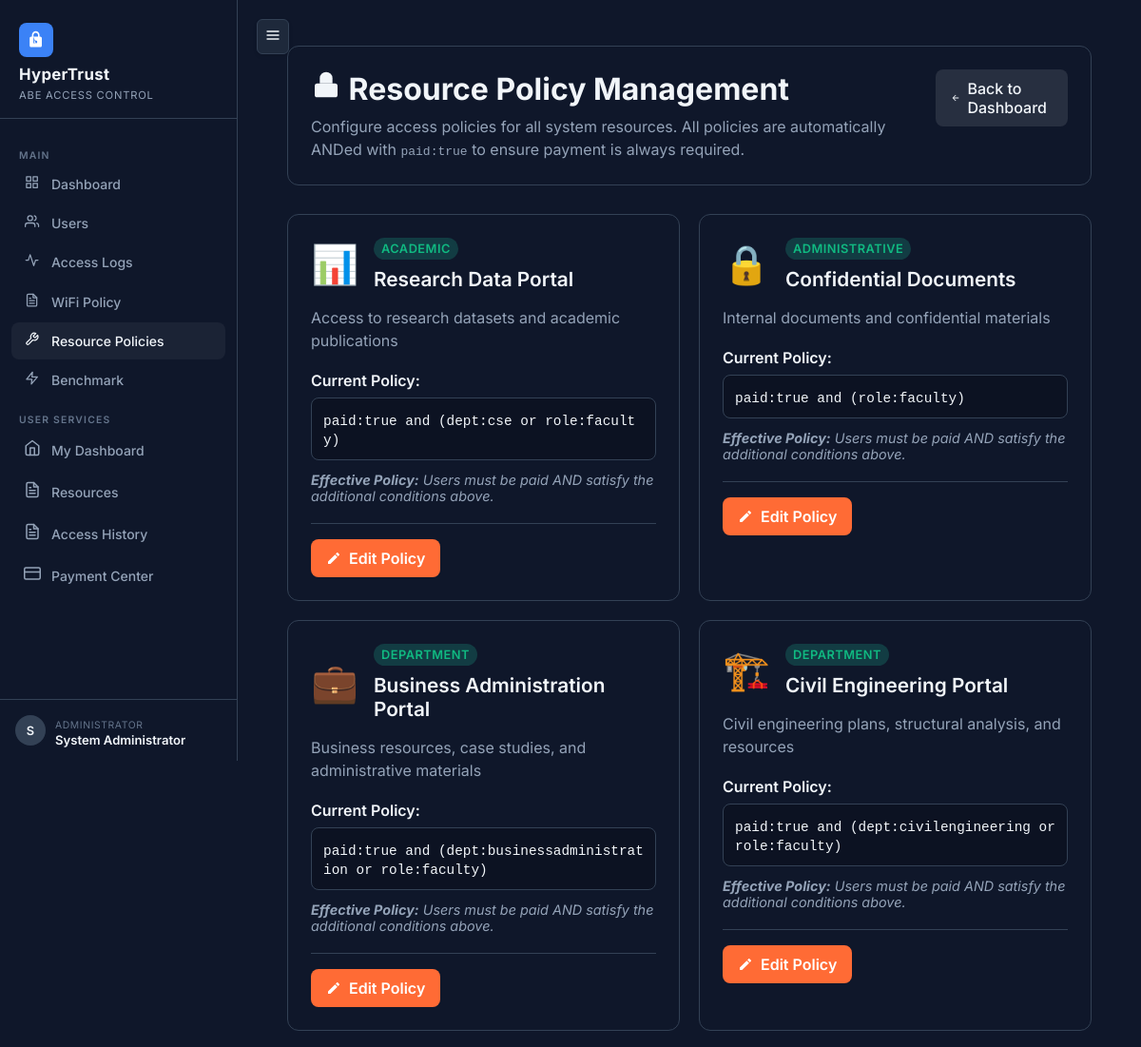
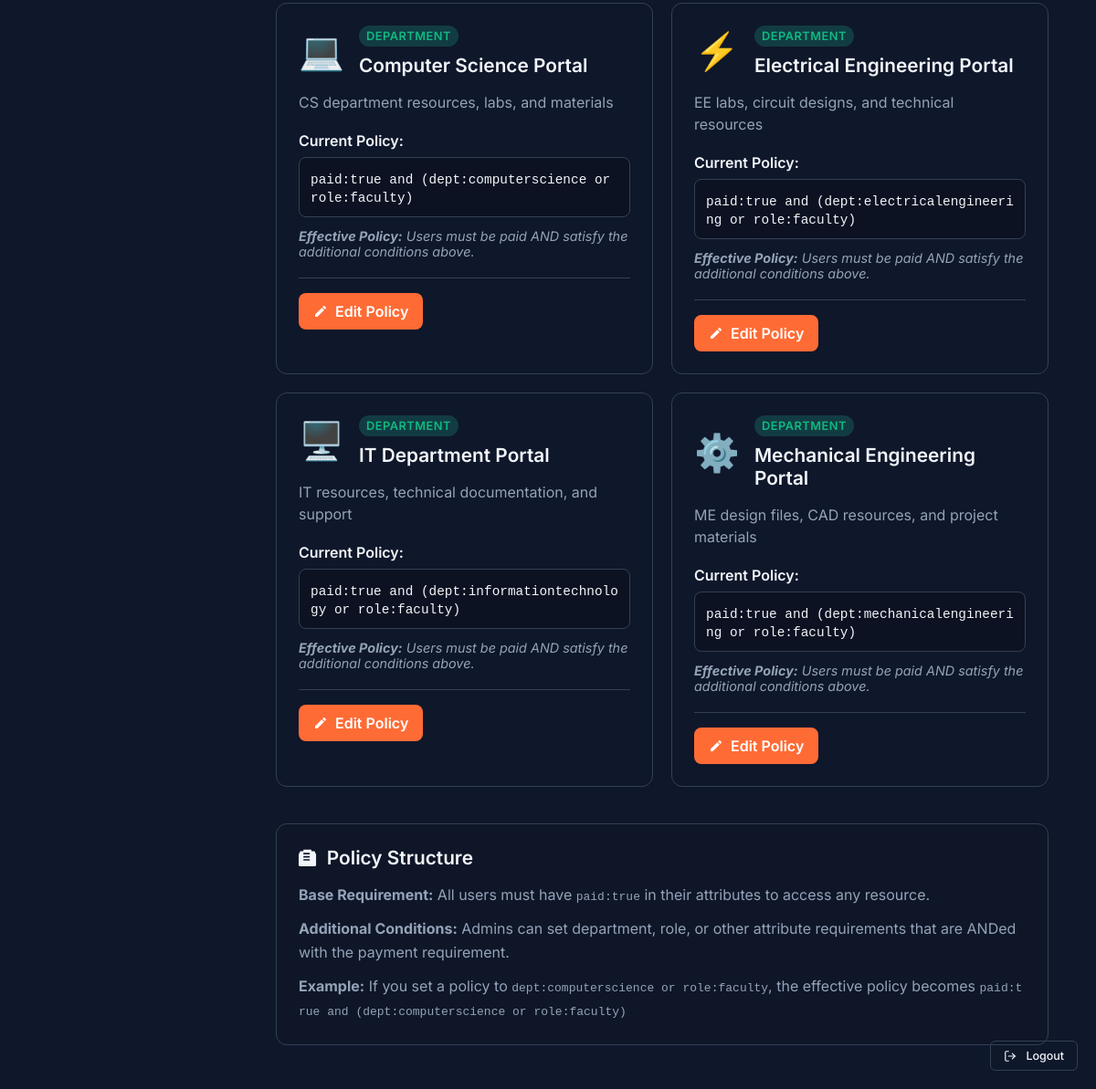
The app's page /admin/resource-policies (signed in) with its own data (2 pictures, top to bottom).
### tables this page shows
CREATE TABLE resource_policies (
    id           INTEGER PRIMARY KEY AUTOINCREMENT,
    resource_id  TEXT    NOT NULL UNIQUE,  -- e.g., 'research_data', 'computer_science'
    name         TEXT    NOT NULL,         -- Display name
    description  TEXT    NOT NULL,
    category     TEXT    NOT NULL DEFAULT 'General',
    icon         TEXT    NOT NULL DEFAULT 'ðŸ“„',
    policy       TEXT    NOT NULL,         -- ABE policy string (will be ANDed with paid:true)
    is_active    INTEGER NOT NULL DEFAULT 1,
    created_at   DATETIME DEFAULT CURRENT_TIMESTAMP,
    updated_at   DATETIME DEFAULT CURRENT_TIMESTAMP
);

### routes/admin.py (the view)
@admin_bp.route("/resource-policies")
@admin_required
def resource_policies():
    db = get_db()
    policies = get_all_resource_policies(db)
    return render_template("admin/resource_policies.html", policies=policies)

### db.py (called while the page is built)
def get_db():
    if "db" not in g:
        g.db = sqlite3.connect(
            current_app.config["DB_PATH"],
            detect_types=sqlite3.PARSE_DECLTYPES
        )
        g.db.row_factory = sqlite3.Row
        g.db.execute("PRAGMA foreign_keys = ON")
    return g.db

def get_all_resource_policies(db):
    return db.execute(
        "SELECT * FROM resource_policies WHERE is_active = 1 ORDER BY category, name"
    ).fetchall()

### routes/admin.py (called while the page is built)
def admin_required(f):
    @wraps(f)
    def decorated(*args, **kwargs):
        if "user_id" not in session:
            flash("Session expired or invalid. Please log in again.", "warning")
            return redirect(url_for("auth.login"))
        if not session.get("is_admin"):
            return render_template("errors/403.html"), 403
        return f(*args, **kwargs)
    return decorated

### templates/admin/resource_policies.html (shortened to what this page needs)
{% extends "base.html" %}
{% block content %}
<div class="admin-container">
    <div class="admin-header">
        <div class="header-content">
            <h1><svg viewBox="0 0 24 24" width="1em" height="1em" fill="currentColor">
                    <rect x="3" y="11" width="18" height="11" rx="2" ry="2"></rect>
                    <circle cx="12" cy="16" r="1"></circle>
                    <path d="M7 11V7a5 5 0 0 1 10 0v4"></path>
                </svg> Resource Policy Management</h1>
            <p>Configure access policies for all system resources. All policies are automatically ANDed with <code>paid:true</code> to ensure payment is always required.</p>
        </div>
        <div class="header-actions">
            <a href="{{ url_for('admin.dashboard') }}" class="btn-secondary">
                <svg viewBox="0 0 24 24" width="1em" height="1em" fill="currentColor">
                    <path d="M20 11H7.83l5.59-5.59L12 4l-8 8 8 8 1.41-1.41L7.83 13H20v-2z"/>
                </svg>
                Back to Dashboard
            </a>
        </div>
    </div>
    <div class="policy-grid">
        {% for policy in policies %}
        <div class="policy-card">
            <div class="policy-header">
                <div class="policy-icon">{{ policy.icon }}</div>
                <div class="policy-meta">
                    <span class="policy-category">{{ policy.category }}</span>
                    <h3>{{ policy.name }}</h3>
                </div>
            </div>
            <div class="policy-description">
                <p>{{ policy.description }}</p>
            </div>
            <div class="policy-content">
                <div class="policy-label">Current Policy:</div>
                <div class="policy-display">
                    <code>paid:true and ({{ policy.policy }})</code>
                </div>
                <div class="policy-explanation">
                    <strong>Effective Policy:</strong> Users must be paid AND satisfy the additional conditions above.
                </div>
            </div>
            <div class="policy-actions">
                <a href="{{ url_for('admin.edit_resource_policy', resource_id=policy.resource_id) }}" class="btn-edit">
                    <svg viewBox="0 0 24 24" width="1em" height="1em" fill="currentColor">
                        <path d="M3 17.25V21h3.75L17.81 9.94l-3.75-3.75L3 17.25zM20.71 7.04c.39-.39.39-1.02 0-1.41l-2.34-2.34c-.39-.39-1.02-.39-1.41 0l-1.83 1.83 3.75 3.75 1.83-1.83z"/>
                    </svg>
                    Edit Policy
                </a>
            </div>
        </div>
        {% endfor %}
    </div>
    <div class="policy-info">
        <h3><svg viewBox="0 0 24 24" width="1em" height="1em" fill="currentColor">
                <path d="M16 4h4l2 4v14l-2 2H2l-2-2V8l2-4h4V2h10v2zm-2 2H6v2h8V6zm0 4H6v2h8v-2zm0 4H6v2h8v-2z"/>
            </svg> Policy Structure</h3>
        <div class="info-content">
            <p><strong>Base Requirement:</strong> All users must have <code>paid:true</code> in their attributes to access any resource.</p>
            <p><strong>Additional Conditions:</strong> Admins can set department, role, or other attribute requirements that are ANDed with the payment requirement.</p>
            <p><strong>Example:</strong> If you set a policy to <code>dept:computerscience or role:faculty</code>, the effective policy becomes <code>paid:true and (dept:computerscience or role:faculty)</code></p>
        </div>
    </div>
</div>
{% endblock %}

### static/css/style.css (style rules this page uses)
:root { --bg-dark: #0f172a; --bg-card: #1e293b; --bg-sidebar: #0f172a; --border-glass: #334155; --accent-blue: #3b82f6; --accent-cyan: #06b6d4; --accent-purple: #8b5cf6; --accent-green: #10b981; --accent-red: #ef4444; --accent-amber: #f59e0b; --text-primary: #f1f5f9; --text-secondary: #94a3b8; --text-muted: #64748b; --glow-blue: 0 1px 2px 0 rgba(0, 0, 0, 0.05); --glow-green: 0 1px 2px 0 rgba(0, 0, 0, 0.05); --glow-red: 0 1px 2px 0 rgba(0, 0, 0, 0.05); --radius-card: 10px; --radius-btn: 6px; --sidebar-w: 250px; --transition: 0.2s ease; }
*, *::before, *::after { box-sizing: border-box; margin: 0; padding: 0; }
body { font-family: 'Inter', -apple-system, BlinkMacSystemFont, sans-serif; background-color: var(--bg-dark); color: var(--text-primary); min-height: 100vh; overflow-x: hidden; }

### templates/admin/resource_policies.html (style rules this page uses)
.admin-container { max-width: 1200px; margin: 0 auto; padding: 20px; box-sizing: border-box; }
.admin-header { display: flex; flex-direction: column; gap: 20px; margin-bottom: 30px; background: var(--bg-glass); border: 1px solid var(--border-glass); border-radius: 12px; padding: 24px; }
@media (min-width: 769px) { .admin-header { flex-direction: row; justify-content: space-between; align-items: flex-start; } }
.header-content h1 { margin: 0 0 8px 0; font-size: 2rem; font-weight: 700; color: var(--text-primary); }
.header-content p { margin: 0; color: var(--text-secondary); line-height: 1.5; }
.btn-secondary { display: inline-flex; align-items: center; gap: 8px; background: rgba(255,255,255,0.1); color: var(--text-primary); padding: 10px 16px; border-radius: 8px; text-decoration: none; font-weight: 500; transition: all 0.2s ease; align-self: flex-start; }
.policy-grid { display: grid; grid-template-columns: repeat(auto-fit, minmax(350px, 1fr)); gap: 20px; margin-bottom: 40px; }
.policy-card { background: var(--bg-glass); border: 1px solid var(--border-glass); border-radius: 12px; padding: 24px; transition: all 0.3s ease; }
.policy-header { display: flex; align-items: center; gap: 16px; margin-bottom: 16px; }
.policy-icon { font-size: 2.5rem; flex-shrink: 0; }
.policy-meta { flex: 1; min-width: 0; }
.policy-category { display: inline-block; background: rgba(34, 211, 165, 0.2); color: var(--accent-green); padding: 4px 8px; border-radius: 12px; font-size: 0.8rem; font-weight: 600; text-transform: uppercase; letter-spacing: 0.5px; margin-bottom: 8px; }
.policy-meta h3 { margin: 0; font-size: 1.3rem; font-weight: 600; color: var(--text-primary); word-wrap: break-word; }
.policy-description { margin-bottom: 20px; }
.policy-description p { margin: 0; color: var(--text-secondary); line-height: 1.5; }
.policy-content { margin-bottom: 20px; }
.policy-label { font-weight: 600; color: var(--text-primary); margin-bottom: 8px; }
.policy-display { background: rgba(0,0,0,0.2); border: 1px solid var(--border-glass); border-radius: 8px; padding: 12px; margin-bottom: 12px; overflow-x: auto; word-wrap: break-word; }
.policy-display code { font-family: 'Courier New', monospace; font-size: 0.9rem; color: var(--text-primary); background: none; padding: 0; word-break: break-all; white-space: pre-wrap; }
.policy-explanation { font-size: 0.9rem; color: var(--text-secondary); font-style: italic; }
.policy-actions { border-top: 1px solid var(--border-glass); padding-top: 16px; }
.btn-edit { display: inline-flex; align-items: center; gap: 8px; background: #ff6b35; color: white; padding: 10px 16px; border-radius: 8px; text-decoration: none; font-weight: 600; transition: all 0.2s ease; }
.policy-info { background: rgba(0,0,0,0.05); border: 1px solid var(--border-glass); border-radius: 12px; padding: 24px; }
.policy-info h3 { margin: 0 0 16px 0; font-size: 1.3rem; font-weight: 600; color: var(--text-primary); display: flex; align-items: center; gap: 10px; }
.info-content { color: var(--text-secondary); line-height: 1.6; }
.info-content p { margin: 0 0 12px 0; word-wrap: break-word; }
.info-content p:last-child { margin-bottom: 0; }
.info-content code { word-break: break-all; white-space: pre-wrap; }

### records on screen
resource_policies: icon "📊", category "ACADEMIC", name "Research Data Portal", description "Access to research datasets and academic publications", policy "dept:cse or role:faculty"
resource_policies: icon "🔒", category "ADMINISTRATIVE", name "Confidential Documents", description "Internal documents and confidential materials", policy "role:faculty"
resource_policies: icon "💼", category "DEPARTMENT", name "Business Administration Portal", description "Business resources, case studies, and administrative materials", policy "dept:businessadministration or role:faculty"
resource_policies: icon "🏗️", category "DEPARTMENT", name "Civil Engineering Portal", description "Civil engineering plans, structural analysis, and resources", policy "dept:civilengineering or role:faculty"
resource_policies: icon "💻", category "DEPARTMENT", name "Computer Science Portal", description "CS department resources, labs, and materials", policy "dept:computerscience or role:faculty"
resource_policies: icon "⚡", category "DEPARTMENT", name "Electrical Engineering Portal", description "EE labs, circuit designs, and technical resources", policy "dept:electricalengineering or role:faculty"
resource_policies: icon "🖥️", category "DEPARTMENT", name "IT Department Portal", description "IT resources, technical documentation, and support", policy "dept:informationtechnology or role:faculty"
resource_policies: icon "⚙️", category "DEPARTMENT", name "Mechanical Engineering Portal", description "ME design files, CAD resources, and project materials", policy "dept:mechanicalengineering or role:faculty"

### other values on screen
{{ session.get('name', 'U')[0].upper() }} "S"
{{ session.get('name', session.get('username', '')) }} "System Administrator"
